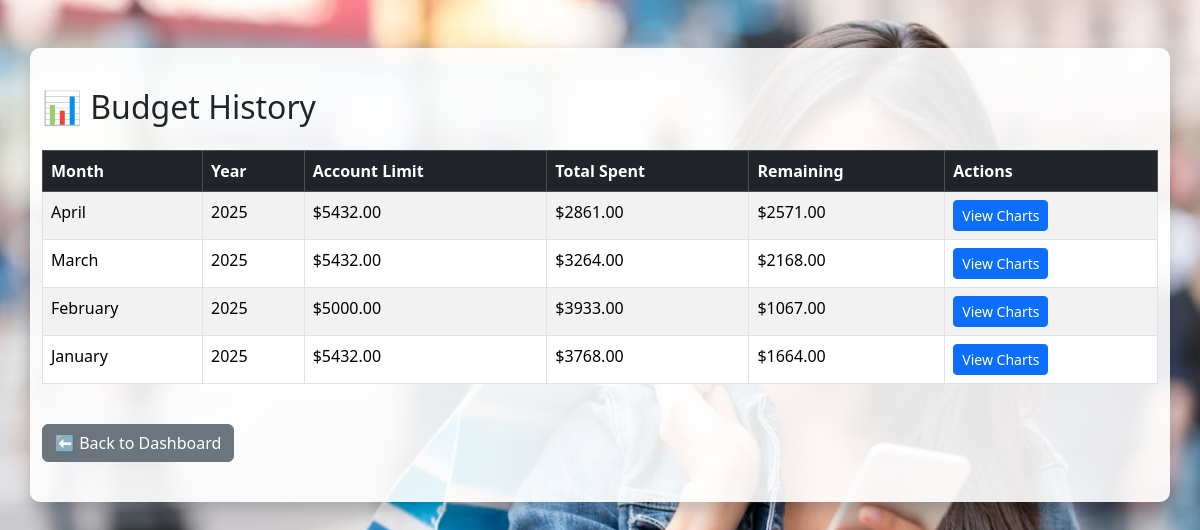
Page /history (signed in) on the committed database.
### tables this page shows
CREATE TABLE "Budget" (
	"BudgetID"	INTEGER DEFAULT 100,
	"AccountLimit"	REAL NOT NULL,
	"Month"	TEXT NOT NULL,
	"Year"	INTEGER NOT NULL,
	"UserID"	INTEGER,
	"Income"	DECIMAL(10, 2) NOT NULL DEFAULT 0.00,
	"TotalTransactions"	INTEGER,
	PRIMARY KEY("BudgetID" AUTOINCREMENT)
);

### app.py (the view)
@app.route('/history')
@login_required
def history():
    db = get_db()
    cursor = db.cursor()
    cursor.execute("""
        SELECT               -- ← added BudgetID
            b.BudgetID,
            b.Month,
            b.Year,
            b.AccountLimit,
            COALESCE(SUM(t.Amount), 0) AS TotalTransactions
        FROM Budget b
        LEFT JOIN "Transaction" t ON b.BudgetID = t.BudgetID
        WHERE b.UserID = ?
        GROUP BY b.BudgetID
        ORDER BY b.Year DESC, b.Month DESC
    """, (current_user.id,))
    budget_rows = cursor.fetchall()
    budget_history = []
    for row in budget_rows:
        row = dict(row)
        row['MonthName'] = calendar.month_name[int(row['Month'])] if row['Month'] else "Unknown"
        budget_history.append(row)
    return render_template("history.html", budget_history=budget_history)

### app.py (called while the page is built)
@login_manager.user_loader
def load_user(user_id):
    db = get_db()
    cursor = db.cursor()
    cursor.execute("SELECT * FROM User WHERE UserID = ?", (user_id,))
    user_row = cursor.fetchone()
    if user_row:
        return User(user_row)
    return None

def get_db():
    if not hasattr(g, 'sqlite_db'):
        db = sqlite3.connect(DATABASE)
        db.row_factory = sqlite3.Row
        g.sqlite_db = db
    return g.sqlite_db

### templates/history.html (shortened to what this page needs)
<!DOCTYPE html>
<html lang="en">
<head>
    <link rel="stylesheet" href="{{ url_for('static', filename='styles.css') }}">
    <link href="https://cdn.jsdelivr.net/npm/bootstrap@5.3.3/dist/css/bootstrap.min.css" rel="stylesheet">
</head>
<body>
<div class="container mt-5">
    <h2 class="mb-4">📊 Budget History</h2>
    {% if budget_history %}
        <table class="table table-striped table-bordered">
            <thead class="table-dark">
                <tr>
                    <th>Month</th>
                    <th>Year</th>
                    <th>Account Limit</th>
                    <th>Total Spent</th>
                    <th>Remaining</th>
                    <th>Actions</th>
                </tr>
            </thead>
            <tbody>
                {% for budget in budget_history %}
                <tr>
                    <td>{{ budget.MonthName }}</td>
                    <td>{{ budget.Year }}</td>
                    <td>${{ "%.2f"|format(budget.AccountLimit) }}</td>
                    <td>${{ "%.2f"|format(budget.TotalTransactions) }}</td>
                    <td>
                        ${{ "%.2f"|format(budget.AccountLimit - budget.TotalTransactions) }}
                    </td>
                    <td>
                        <a href="{{ url_for('view_budget_charts', budget_id=budget.BudgetID) }}" class="btn btn-primary btn-sm">
                            View Charts
                        </a>
                    </td>
                </tr>
                {% endfor %}
            </tbody>
        </table>
    {% else %}
        <div class="alert alert-info">You have no budget history yet.</div>
    {% endif %}
    <a href="{{ url_for('dashboard') }}" class="btn btn-secondary mt-4">⬅ Back to Dashboard</a>
</div>
</body>
</html>

### static/styles.css (style rules this page uses)
body { font-family: 'Poppins', Arial, sans-serif; font-weight: bold; background: url('/static/images/background.jpeg') no-repeat center center fixed; background-size: cover; color: #333; line-height: 1.6; margin: 0; height: 100%; }
.container { max-width: 500px; margin: 100px auto; background-color: rgba(255, 255, 255, 0.9); padding: 40px; border-radius: 10px; box-shadow: 0 8px 16px rgba(0, 0, 0, 0.2); }

### rows in the picture
Budget: MonthName "April", Year "2025", AccountLimit "5432.00", TotalTransactions "2861.00", budget.AccountLimit-budget.TotalTransactions "2571.00"
Budget: MonthName "March", Year "2025", AccountLimit "5432.00", TotalTransactions "3264.00", budget.AccountLimit-budget.TotalTransactions "2168.00"
Budget: MonthName "February", Year "2025", AccountLimit "5000.00", TotalTransactions "3933.00", budget.AccountLimit-budget.TotalTransactions "1067.00"
Budget: MonthName "January", Year "2025", AccountLimit "5432.00", TotalTransactions "3768.00", budget.AccountLimit-budget.TotalTransactions "1664.00"
